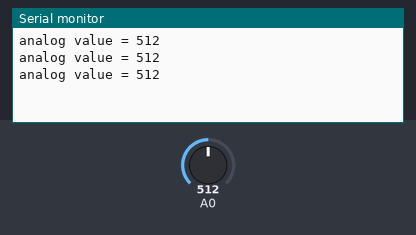
This sketch was run on a simulated Arduino Uno, built with avr-gcc and run on an emulated ATmega328P. Shown: the last lines printed to the serial monitor. The inputs (shaded band) are chosen by the test bench; at power-on: A0 = 512.

Above: at 1.3 s.
1.4 s: A0 set to 716
At 1.9 s:
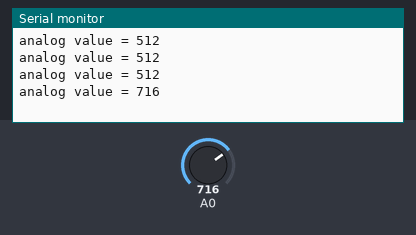
2.9 s: A0 set to 900
At 3.4 s:
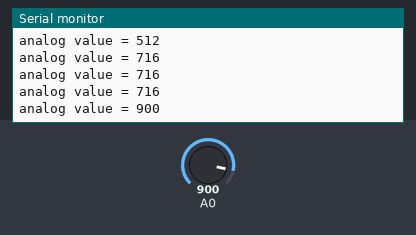
Timing chart, 0 to 5.9 s (numbered marks = the images above; inputs shaded):
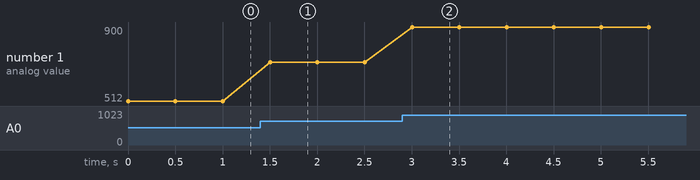

The sketch:

L03-AnalogRead.ino
```cpp
int value = 0;

void setup() {
  Serial.begin(115200);
}

void loop() {
  value = analogRead(A0);
  Serial.print("analog value = ");
  Serial.println(value);
  delay(500);
}
```

Measured:
- after the input at 1.4 s, the serial monitor: prints a new line after 0.10 s (image 1)
- after the input at 2.9 s, the serial monitor: prints a new line after 0.10 s (image 2)
- plotted number 1: 512 → 716 after the input at 1.4 s, 716 → 900 after the input at 2.9 s
